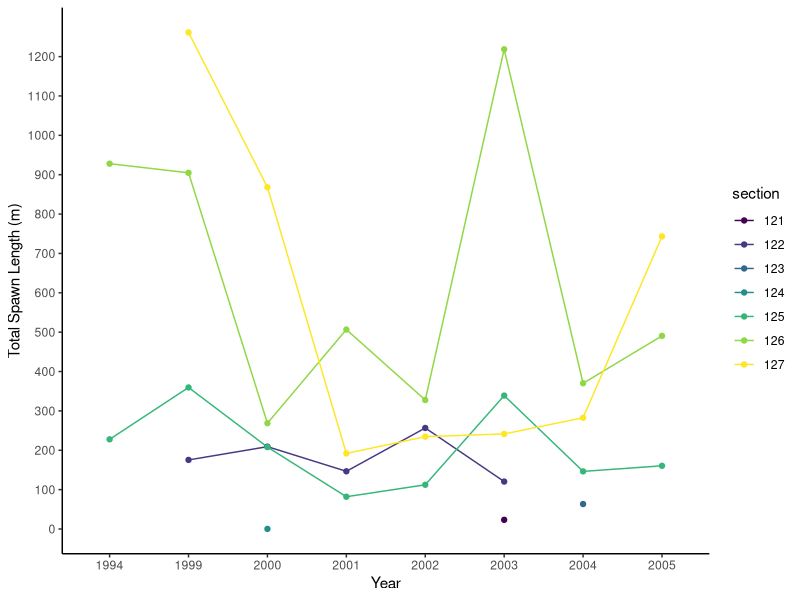
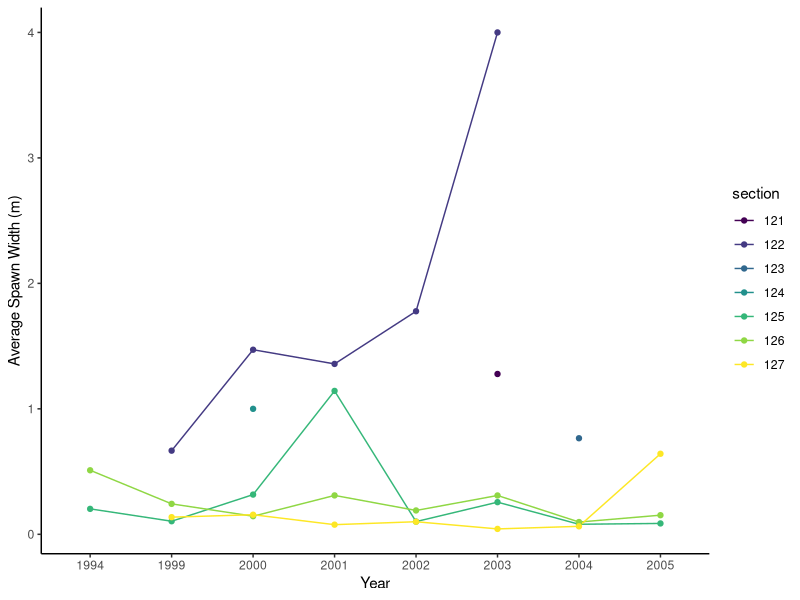
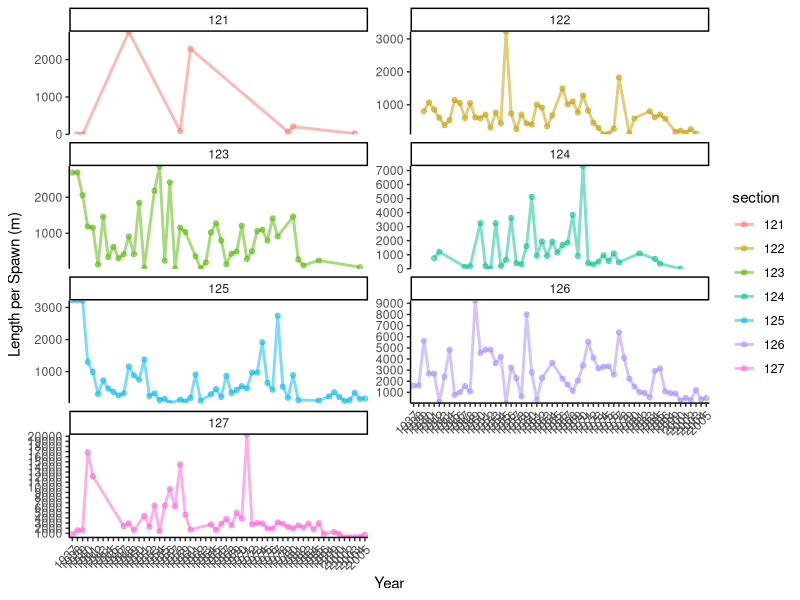
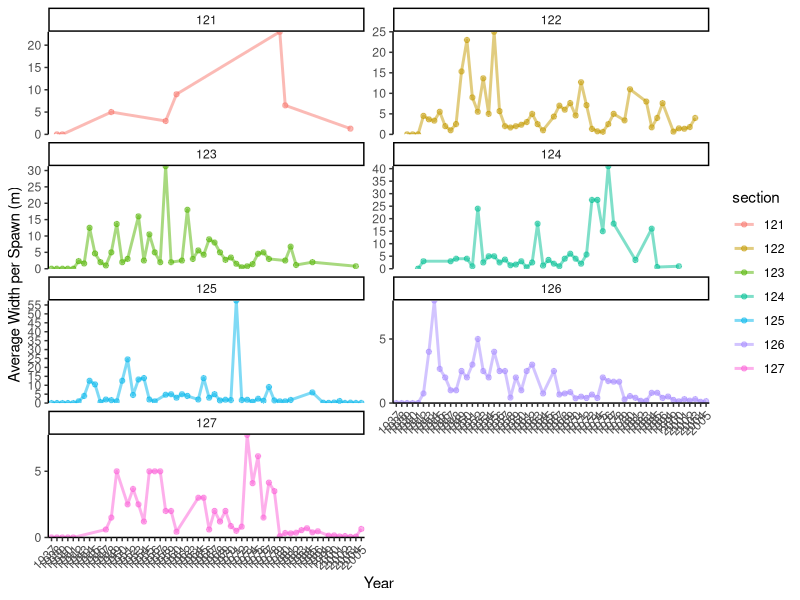
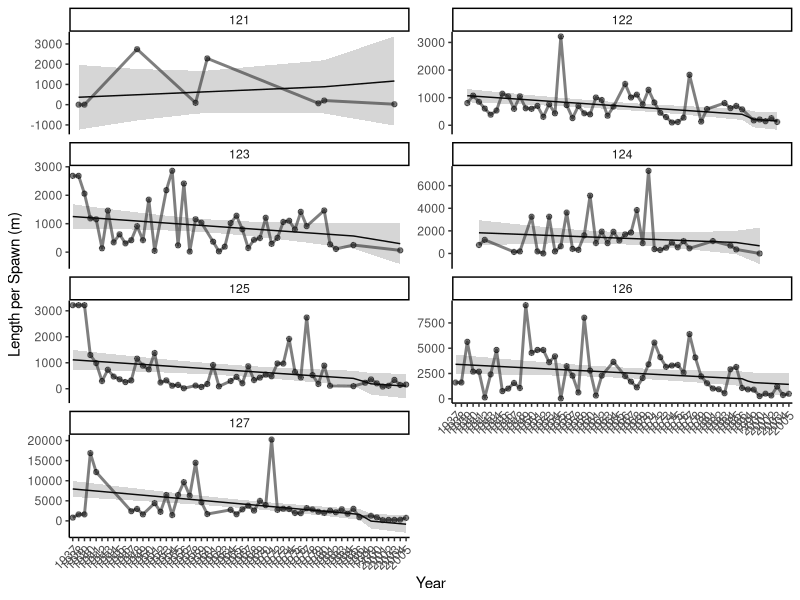
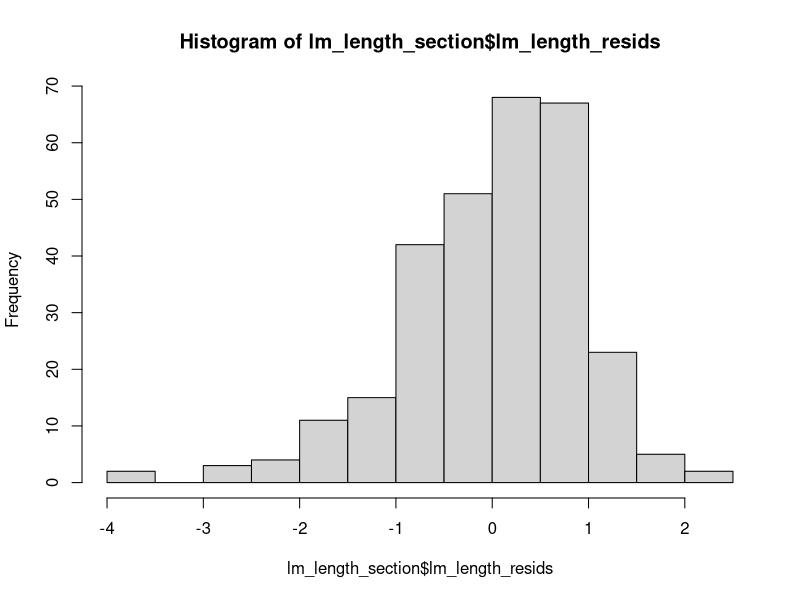
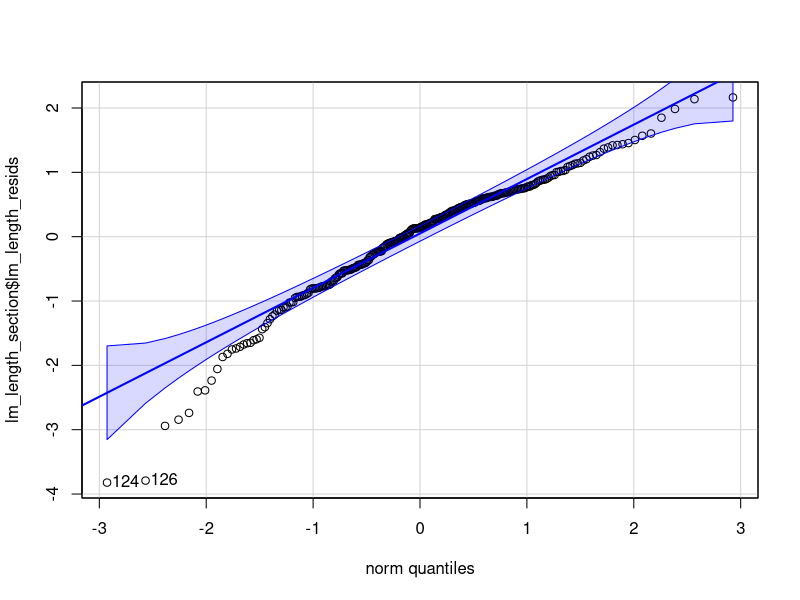
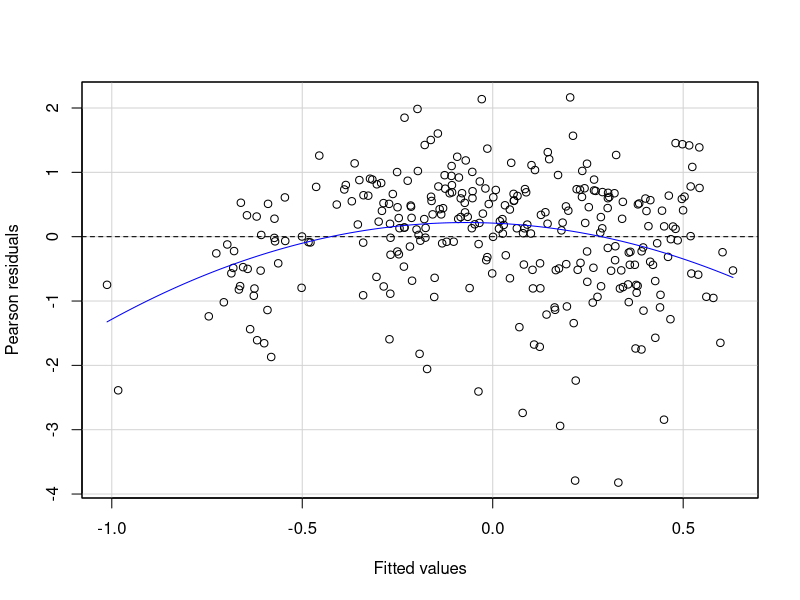

Write the R code that produced these figures, in order.
library(ggplot2)
library(dplyr)
library(lubridate)
library(ggforce)
library(viridis)
library(readr)
library(ggpubr)

# Mapping herring spawn using length, width, intensity, spawn start date, and spawn index from 1936 - 2005

#-------------------------------------------------------------------------------

# CLEANING GLEN'S DATA

#-------------------------------------------------------------------------------

# Read CSV (treat blanks and "NA" as missing values)
glen_data <- read_csv("data/glen_spawn_data.csv", na = c("", "NA", "na"))

# Remove first column and last two columns (not needed)
glen_data <- glen_data %>%
  select(-1, -(ncol(.)-1), -ncol(.))

# Look at all possible names for regions 
unique(glen_data$region)
#[1] "Adeane Point"                    "Baronet Pass"                   
#[3] "Beaver Harbour"                  "Belleisle Sound"                
#[5] "Bond Sound"                      "Boughey Bay"                    
#[7] "Franklin Flats"                  "Hardy Bay"                      
#[9] "Kingcome Inlet"                  "Kingcome Inlet, Wakeman Sound"  
#[11] "Knight Inlet"                    "Mackenzie C"                    
#[13] "Masterman Island"                "Port McNeill"                   
#[15] "Reid Bay"                        "Sargeaunt Pass"                 
#[17] "Thompson Sound"                  "Thomspon Sound"                 
#[19] "Tribune Channel"                 "Tribune Channel, Thompson Sound"
#[21] "Wakeman Sound"    

# Rename some of the regions so that they are considered the same
glen_data <- glen_data %>%
  mutate(region = recode(region,
                         "Kingcome Inlet, Wakeman Sound" = "Wakeman Sound",
                         "Thomspon Sound" = "Thompson Sound",
                         "Tribune Channel, Thompson Sound" = "Thompson Sound"))
unique(glen_data$region)
#[1] "Adeane Point"     "Baronet Pass"     "Beaver Harbour"   "Belleisle Sound"  "Bond Sound"      
#[6] "Boughey Bay"      "Franklin Flats"   "Hardy Bay"        "Kingcome Inlet"   "Wakeman Sound"   
#[11] "Knight Inlet"     "Mackenzie C"      "Masterman Island" "Port McNeill"     "Reid Bay"        
#[16] "Sargeaunt Pass"   "Thompson Sound"   "Tribune Channel" 

# Organize these regions into Sections within Area 12
glen_data <- glen_data %>%
  mutate(section = case_when(
    region %in% c("Franklin Flats", "Adeane Point", "Knight Inlet") ~ "127",
    region %in% c("Baronet Pass", "Boughey Bay") ~ "123",
    region %in% c("Mackenzie C") ~ "124",
    region %in% c("Sargeaunt Pass", "Thompson Sound", "Tribune Channel", "Bond Sound") ~ "125",
    region %in% c("Beaver Harbour", "Hardy Bay", "Masterman Island") ~ "122",
    region %in% c("Belleisle Sound", "Kingcome Inlet", "Wakeman Sound", "Reid Bay") ~ "126",
    region %in% c("Port McNeill") ~ "121"
  )) %>%
  relocate(section, .after = region)  # moves 'section' right after 'region'

# Convert survey_date from month/day/year to Date format
glen_data <- glen_data %>%
  mutate(survey_date = mdy(survey_date))

# Arrange so same section and regions are together, ordered by year then date -> arranged by survey date 
# and not spawn date because survey date does not have any NAs
glen_data <- glen_data %>%
  arrange(section, region, year(survey_date), survey_date)

### Summarizing total number or records, total length, average width
spawn_summary <- glen_data %>%
  group_by(section, year = year(survey_date)) %>%
  summarise(
    total_length   = sum(length_m, na.rm = TRUE),
    n_spawns       = n(),
    average_width  = mean(average_width_m, na.rm = TRUE),
    .groups = "drop"
  ) 
# Filter to look at length and width per spawn
filtered_spawn_summary <- spawn_summary %>%
  mutate(length_per_spawn = total_length/n_spawns, width_per_spawn = average_width/n_spawns)
  
# Plot summed spawn length over time for each section and the number of spawns being summed
spawn_length <- ggplot(filtered_spawn_summary, aes(x = factor(year), y = length_per_spawn, color = section, group = section)) +
  geom_line() +
  geom_point() +
  scale_y_continuous(breaks = seq(0, ceiling(max(filtered_spawn_summary$length_per_spawn)), by = 100)) +
  scale_color_viridis_d(option = "viridis") +
  labs(
    x = "Year",
    y = "Total Spawn Length (m)"
  ) +
  theme_classic()
  
spawn_length

# Save plot as PNG
ggsave("figures/spawn_length.png", plot = , width = 10, height = 6, dpi = 300)


### Now for Average Width in each Section by year

# Plot average spawn width over time for each section and show number of spawns
spawn_width <- ggplot(filtered_spawn_summary, aes(x = factor(year), y = width_per_spawn, color = section, group = section)) +
  geom_line() +
  geom_point() +
  scale_y_continuous(breaks = seq(0, ceiling(max(filtered_spawn_summary$width_per_spawn)), by = 1)) +
  scale_color_viridis_d(option = "viridis") +
  labs(
    x = "Year",
    y = "Average Spawn Width (m)"
  ) +
  theme_classic()

spawn_width

# Save plot as PNG
ggsave("figures/spawn_width.png", plot = , width = 10, height = 6, dpi = 300)


#-------------------------------------------------------------------------------

# CLEANING BILLY'S BOOK DATA 

#-------------------------------------------------------------------------------

billy_data <- read_csv("data/billy_data.csv")

# Clean the data to add it to glen_data to make combined data
# Turn section into character 
billy_data <- billy_data %>%
  mutate(section = as.character(section)) %>%
  rename("n_spawns" = "total records", "total_length" = "sum_length", "average_width" = "av_width", "spawn_index" = "spawn index", "first_spawn" = "min_date", "last_spawn" = "max_date")


###  COMBINE WITH GLEN'S DATA TO GET FULL TIME SERIES  ###
# Now stack the rows
combined_data <- bind_rows(spawn_summary, billy_data)

#-------------------------------------------------------------------------------

# PLOT LENGTH AND WIDTH (entire time series)

#-------------------------------------------------------------------------------

# Make sure year is numeric for sorting, then convert to ordered factor
combined_data <- combined_data %>%
  arrange(section, year) %>%
  mutate(year_factor = factor(year, levels = sort(unique(year))))

# Divide the length by number of spawns to account for the number of surveys that were 
# recorded each year in each section
filtered_combined_data <- combined_data %>%
  filter(n_spawns != 0) %>%
  mutate(length_per_spawn = total_length/n_spawns, width_per_spawn = average_width/n_spawns)

## Look at the Data
# Plot length per spawn for all section over time * IS THIS DATA CONTINUOUS?? *
ggplot(filtered_combined_data, aes(x = factor(year), y = length_per_spawn, colour = section, group = section)) +
  geom_line(alpha = 0.5, size = 1) +
  geom_point(alpha = 0.5) +
  facet_wrap(~ section, scales = "free_y", ncol = 2) +
  theme_classic() +
  scale_y_continuous(breaks = seq(0, max(combined_data$total_length, na.rm = TRUE), by = 1000), expand = c(0, 0)) +
  labs(x = "Year", y = "Length per Spawn (m)") +
  theme_classic() +
  theme(axis.text.x = element_text(angle = 45, hjust = 1))

# Plot average width per spawn for all section over time 
ggplot(filtered_combined_data, aes(x = factor(year), y = width_per_spawn, colour = section, group = section)) +
  geom_line(alpha = 0.5, size = 1) +
  geom_point(alpha = 0.5) +
  facet_wrap(~ section, scales = "free_y", ncol = 2) +
  theme_classic() +
  scale_y_continuous(breaks = seq(0, max(combined_data$total_length, na.rm = TRUE), by = 5), expand = c(0, 0)) +
  labs(x = "Year", y = "Average Width per Spawn (m)") +
  theme_classic() +
  theme(axis.text.x = element_text(angle = 45, hjust = 1))


#-------------------------------------------------------------------------------

# RUN SOME STATS ON LENGTH AND WIDTH PER SPAWN

#-------------------------------------------------------------------------------
#--------------------
# LM LENGTH PER SPAWN 
#--------------------
# Finding the trend line for each section and find the p values 
lm_length_section <- filtered_combined_data %>% 
  group_by(section) %>% 
  # take log and scale x and y to make them comparable 
  mutate(log_length_per_spawn = log(length_per_spawn + 1)) %>% 
  mutate(length_per_spawn_scaled = scale(log_length_per_spawn), year_scaled = scale(year)) %>%
  # adding the intercept, slope, and p value into the lm_length_per_section data frame 
  mutate(lm_intercept = lm(length_per_spawn_scaled ~ year_scaled)$coefficients[1],
         lm_slope = lm(length_per_spawn_scaled ~ year_scaled)$coefficients[2],
         p_value = summary(lm(length_per_spawn_scaled ~ year_scaled))$coefficients[2,4],
         # predicting according to the model what the length_per_spawn is in different years -> this is in order to de-scale later
         predicted_length_per_spawn_scaled = predict(lm(length_per_spawn_scaled ~ year_scaled)),
         # finding the upper and lower 95% confidence intervals 
         predicted_length_per_spawn_upper_scaled = predict(lm(length_per_spawn_scaled ~ year_scaled), interval = "confidence", level = 0.95)[,3],
         predicted_length_per_spawn_lower_scaled = predict(lm(length_per_spawn_scaled ~ year_scaled), interval = "confidence", level = 0.95)[,2]) %>% 
  # de-scaling the values for plotting
  mutate(predicted_length_per_spawn =  predicted_length_per_spawn_scaled * sd(length_per_spawn) + mean(length_per_spawn),
         predicted_length_per_spawn_upper =  predicted_length_per_spawn_upper_scaled * sd(length_per_spawn) + mean(length_per_spawn),
         predicted_length_per_spawn_lower =  predicted_length_per_spawn_lower_scaled * sd(length_per_spawn) + mean(length_per_spawn))

#lm_length_section %>% View()

# Plotting again with the lm line and confidence intervals 
lm_length_plot <- ggplot(lm_length_section, aes(x = factor(year), y = length_per_spawn, group = section)) +
  geom_line(alpha = 0.5, size = 1) +
  geom_point(alpha = 0.5) +
  #geom_text(aes(label = n_spawns), vjust = -0.5, size = 3) +
  geom_line(aes(x = factor(year), y = predicted_length_per_spawn)) +
  geom_ribbon(aes(ymin = predicted_length_per_spawn_lower, ymax = predicted_length_per_spawn_upper), alpha = 0.2) +
  facet_wrap(~ section, scales = "free_y", ncol = 2) +
  theme_classic() +
  labs(x = "Year", y = "Length per Spawn (m)") +
  theme_classic() +
  theme(axis.text.x = element_text(angle = 45, hjust = 1))

lm_length_plot # model looks good -> use this plot
#ggsave("figures/lm_length.png", plot = , width = 18, height = 8, dpi = 300)


#-------------------------------------------------------
# RUN MODEL DIAGNOSTICS ON LENGTH (on the scaled version)
#-------------------------------------------------------

library(car)
library(tidyverse)
# fit a regression model
lm_length <- lm(length_per_spawn_scaled ~ year_scaled, data = lm_length_section)

summary(lm_length)

# checking for normally distributed residuals with hist
lm_length_section$lm_length_resids <-resid(lm_length) 

hist(lm_length_section$lm_length_resids) 

# look again with QQ Plot
qqPlot(lm_length_section$lm_length_resids, id = list(labels = lm_length_section$section)) 

# checking for relationships between residuals and predictors
residualPlot(lm_length, tests = FALSE) # this looks good!!



#---------------------------
# LM AVERAGE WIDTH PER SPAWN
#---------------------------

lm_width_section <- filtered_combined_data %>% 
  group_by(section) %>% 
  # take log and scale x and y to make them comparable 
  mutate(log_width_per_spawn = log(width_per_spawn + 1)) %>% 
  mutate(width_per_spawn_scaled = scale(log_width_per_spawn), year_scaled = scale(year)) %>%
  # adding the intercept, slope, and p value into the lm_width_per_section data frame 
  mutate(lm_intercept = lm(width_per_spawn_scaled ~ year_scaled)$coefficients[1],
         lm_slope = lm(width_per_spawn_scaled ~ year_scaled)$coefficients[2],
         p_value = summary(lm(width_per_spawn_scaled ~ year_scaled))$coefficients[2,4],
         # predicting according to the model what the width_per_spawn is in different years -> this is in orde to de-scale later
         predicted_width_per_spawn_scaled = predict(lm(width_per_spawn_scaled ~ year_scaled)),
         # finding the upper and lower 95% confidence intervals 
         predicted_width_per_spawn_upper_scaled = predict(lm(width_per_spawn_scaled ~ year_scaled), interval = "confidence", level = 0.95)[,3],
         predicted_width_per_spawn_lower_scaled = predict(lm(width_per_spawn_scaled ~ year_scaled), interval = "confidence", level = 0.95)[,2]) %>% 
  # de-scaling the values for plotting
  mutate(predicted_width_per_spawn =  predicted_width_per_spawn_scaled * sd(width_per_spawn) + mean(width_per_spawn),
         predicted_width_per_spawn_upper =  predicted_width_per_spawn_upper_scaled * sd(width_per_spawn) + mean(width_per_spawn),
         predicted_width_per_spawn_lower =  predicted_width_per_spawn_lower_scaled * sd(width_per_spawn) + mean(width_per_spawn))

#lm_width_section %>% View()

# Plotting again with the lm line and confidence intervals 
lm_width_plot <- ggplot(lm_width_section, aes(x = factor(year), y = width_per_spawn, group = section)) +
  geom_line(alpha = 0.5, size = 1) +
  geom_point(alpha = 0.5) +
  #geom_text(aes(label = n_spawns), vjust = -0.5, size = 3) +
  geom_line(aes(x = factor(year), y = predicted_width_per_spawn)) +
  geom_ribbon(aes(ymin = predicted_width_per_spawn_lower, ymax = predicted_width_per_spawn_upper), alpha = 0.2) +
  facet_wrap(~ section, scales = "free_y", ncol = 2) +
  theme_classic() +
  #scale_y_continuous(breaks = seq(0, 56, by = 2)) +
  labs(x = "Year", y = "Average Width per Spawn (m)") +
  theme_classic() +
  theme(axis.text.x = element_text(angle = 45, hjust = 1))

lm_width_plot
#ggsave("figures/lm_width.png", plot = , width = 18, height = 8, dpi = 300)


#-------------------------------
# RUN MODEL DIAGNOSTICS ON WIDTH
#-------------------------------

# fit a regression model
lm_width <- lm(width_per_spawn_scaled ~ year_scaled, data = lm_width_section)

summary(lm_width)

# checking for normally distributed residuals with hist
lm_width_section$lm_width_resids <-resid(lm_width) 

hist(lm_width_section$lm_width_resids) 

# look again with QQ Plot
qqPlot(lm_width_section$lm_width_resids, id = list(labels = lm_width_section$section)) 

# checking for relationships between residuals and predictors
residualPlot(lm_width, tests = FALSE) # even with log this looks bad



#-------------------------------------------------------------------------------

# CALCULATE SPAWN INDEX

#-------------------------------------------------------------------------------
## Filtering/cleaning data 
# get rid of unneeded columns
glen_data_index <- glen_data %>% 
  select(-c(side, weather, time_start, time_end, tide_start, tide_end, method, weather, water_conditions, 
            max_vert_visibility_m, sea_conditions, tide_time_start, tide_time_end))
# get rid of NAs
glen_data_index <- glen_data_index %>% mutate(across(everything(), ~replace(., is.na(.), 0)))

## Calculating Cofficient and Index
# summing layers across sections and years 
glen_data_index <- glen_data_index %>%
  mutate(year = year(survey_date)) %>%  # extract year first
  group_by(section, year) %>%
  # To sum the records from all types od vegetation in one survey
  mutate(sum_layer = rowSums(across(c(grass_layers, RW_layers, kelp_layers, BA_layers, LR_layers, 
                                      SR_layers, RK_layers, O)), na.rm = TRUE)) %>%
  # To count the number of surveys in a year in a section
  mutate(n_spawns = n()) %>% 
  # calculate 
  mutate(spawn_coefficient = (1/n_spawns) * sum(average_width_m * sum_layer)) %>% 
  mutate(spawn_index = sum(length_m) * spawn_coefficient) %>% 
  ungroup()
  
## Now combine with Billy data
glen_billy_index <- bind_rows(glen_data_index, billy_data)

# Plot spawn index to see what it looks like
ggplot(glen_billy_index, aes(x = factor(year), y = spawn_index, group = section)) +
  geom_line(alpha = 0.5, size = 1) +
  geom_point(alpha = 0.5) +
  facet_wrap(~ section, scales = "free_y", ncol = 2) +
  theme_classic() +
  labs(x = "Year", y = "Spawn Index (m^2)") +
  theme_classic() +
  theme(axis.text.x = element_text(angle = 45, hjust = 1))
        
#-------------------------------------------------------------------------------

# RUN SOME STATS ON SPAWN INDEX 

#-------------------------------------------------------------------------------

lm_spawn_index <- glen_billy_index %>% 
  group_by(section) %>% 
  # scale x and y to make them comparable 
  mutate(log_spawn_index = log(spawn_index + 1)) %>% 
  mutate(spawn_index_scaled = scale(log_spawn_index), year_scaled = scale(year)) %>%
  # adding the intercept, slope, and p value into the lm_width_per_section data frame 
  mutate(lm_intercept = lm(spawn_index_scaled ~ year_scaled)$coefficients[1],
         lm_slope = lm(spawn_index_scaled ~ year_scaled)$coefficients[2],
         p_value = summary(lm(spawn_index_scaled ~ year_scaled))$coefficients[2,4],
         # predicting according to the model what the spawn_index is in different years -> this is in orde to de-scale later
         predicted_spawn_index_scaled = predict(lm(spawn_index_scaled ~ year_scaled)),
         # finding the upper and lower 95% confidence intervals 
         predicted_spawn_index_upper_scaled = predict(lm(spawn_index_scaled ~ year_scaled), interval = "confidence", level = 0.95)[,3],
         predicted_spawn_index_lower_scaled = predict(lm(spawn_index_scaled ~ year_scaled), interval = "confidence", level = 0.95)[,2]) %>% 
  # de-scaling the values for plotting
  mutate(predicted_spawn_index =  predicted_spawn_index_scaled * sd(spawn_index) + mean(spawn_index),
         predicted_spawn_index_upper =  predicted_spawn_index_upper_scaled * sd(spawn_index) + mean(spawn_index),
         predicted_spawn_index_lower =  predicted_spawn_index_lower_scaled * sd(spawn_index) + mean(spawn_index))

#lm_spawn_index %>% View()

# Plotting again with the lm line and confidence intervals 
lm_spawn_index_plot <- ggplot(lm_spawn_index, aes(x = factor(year), y = spawn_index, group = section)) +
  geom_line(alpha = 0.5, size = 1) +
  geom_point(alpha = 0.5) +
  #geom_text(aes(label = n_spawns), vjust = -0.5, size = 3) +
  geom_line(aes(x = factor(year), y = predicted_spawn_index)) +
  geom_ribbon(aes(ymin = predicted_spawn_index_lower, ymax = predicted_spawn_index_upper), alpha = 0.2) +
  facet_wrap(~ section, scales = "free_y", ncol = 2) +
  theme_classic() +
  labs(x = "Year", y = "Spawn Index (Total Spawn Deposition m^2)") +
  theme_classic() +
  theme(axis.text.x = element_text(angle = 45, hjust = 1))

lm_spawn_index_plot
ggsave("figures/lm_spawn_index.png", plot = , width = 18, height = 8, dpi = 300)

#-------------------------------
# RUN MODEL DIAGNOSTICS ON INDEX
#-------------------------------

# fit a regression model
lm_index <- lm(spawn_index_scaled ~ year_scaled, data = lm_spawn_index)

summary(lm_index)

# checking for normally distributed residuals with hist
lm_spawn_index$lm_index_resids <-resid(lm_index) 

hist(lm_spawn_index$lm_index_resids) 

# look again with QQ Plot
qqPlot(lm_spawn_index$lm_index_resids) 

# checking for relationships between residuals and predictors
residualPlot(lm_index, tests = FALSE) # log and non-log look bad 

#-------------------------------------------------------------------------------

# PLOTTING SPAWN START AND END DATES

#-------------------------------------------------------------------------------

billy_spawn_dates <- read_csv("data/billy_start_end_dates.csv")

# filtering for the earliest and latest spawn dates 
glen_spawn_dates <- glen_data %>% 
  mutate(year = year(survey_date)) %>%   
  group_by(section, year) %>% 
  mutate(min_date = min(spawn_start_date),
         max_date = max(spawn_end_date)) 

# taking only the columns that we need 
glen_spawn_dates <- glen_spawn_dates %>% 
 select(year, section, min_date, max_date) 

# changing the date format of date from year/month/day to year-month-day
glen_spawn_dates$min_date <- format(as.Date(glen_spawn_dates$min_date, format = "%m/%d/%Y"), "%Y-%m-%d")
glen_spawn_dates$max_date <- format(as.Date(glen_spawn_dates$max_date, format = "%m/%d/%Y"), "%Y-%m-%d")

# combine billy and glen date data 
glen_billy_dates <- rbind(billy_spawn_dates, glen_spawn_dates)

# Make any 0 into NAs and then get rid of any rows with NAs
glen_billy_dates$min_date[glen_billy_dates$min_date == "0"] <- NA
glen_billy_dates$max_date[glen_billy_dates$min_date == "0"] <- NA
glen_billy_dates <- glen_billy_dates %>% 
  filter(!is.na(min_date)) %>%
  filter(!is.na(max_date))

# now take only the month and date from min and max spawn dates 
glen_billy_dates$min_date <- as.Date(as.character(glen_billy_dates$min_date), format = "%Y-%m-%d")
glen_billy_dates$min_month_day <- format(glen_billy_dates$min_date, "%m-%d")
glen_billy_dates$max_date <- as.Date(as.character(glen_billy_dates$max_date), format = "%Y-%m-%d")
glen_billy_dates$max_month_day <- format(glen_billy_dates$max_date, "%m-%d")

# plot to see what earlist spawn start date looks like 
ggplot(glen_billy_dates, aes(x = factor(year), y = min_month_day)) +
  geom_point(alpha = 0.5) +
  facet_wrap(~ section, scales = "free_y", ncol = 2) +
  labs(x = "Year", y = "Earliest Spawn Start Date") +
  theme_classic() +
  theme(axis.text.x = element_text(angle = 45, hjust = 1))

# plot to see what latest spawn end date looks like 
ggplot(glen_billy_dates, aes(x = factor(year), y = max_month_day)) +
  geom_point(alpha = 0.5) +
  facet_wrap(~ section, scales = "free_y", ncol = 2) +
  labs(x = "Year", y = "Latest Spawn End Date") +
  theme_classic() +
  theme(axis.text.x = element_text(angle = 45, hjust = 1))

